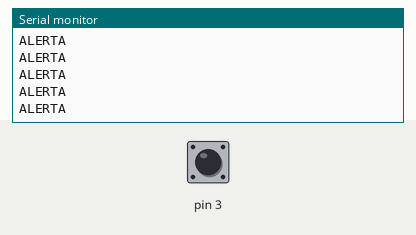
A sketch run on a simulated Arduino Uno, built with avr-gcc and run on an emulated ATmega328P. On the bench: the last lines printed to the serial monitor. Inputs (shaded band) come from the test bench; at power-on: pin 3 LOW.

Above: at 1.2 s.
1.3 s: pin 3 driven HIGH
At 2.3 s:
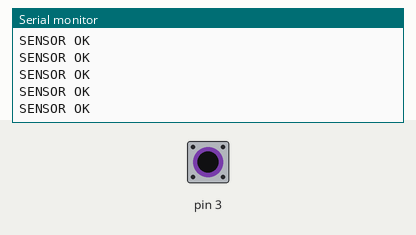
3.2 s: pin 3 pulsed LOW 2 times (0.12 s each, 0.3 s apart)
6.8 s: pin 3 driven LOW
At 7.6 s:
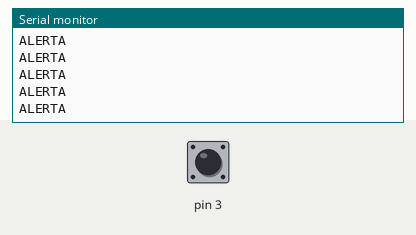
12.8 s: pin 3 driven HIGH
At 13.9 s:
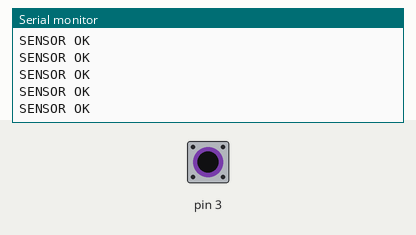

Measured:
- after the input at 1.3 s, the serial monitor: prints a new line after 0.07 s (image 1)
- after the input at 6.8 s, the serial monitor: prints a new line after 0.07 s (image 2)
- after the input at 12.8 s, the serial monitor: prints a new line after 0.08 s (image 3)

The sketch:

UsoDeLRDparaVerDatosEnElMonitorSerial_Pag54_.ino
```cpp
 /* TRANSCRITO POR GUSTAVO JARRO CALLIZAYA*/
 /*DEL*/
 /*TEXTO: ROBOTICA CON ARDUINO 1 (SECUNDARI COMUNITARIA PRODUCTIVA
 * ) "TECHHOME"*/
  /* PRACTICA: USO DE LDR PARA VER DATOS EN EL MONITOR SERIAL
   *  PAGINA 54 DEL TEXTO*   */
int entrada;
void setup() {
  // put your setup code here, to run once:
Serial.begin(9600);
pinMode(3, INPUT);

}

void loop() {
  // put your main code here, to run repeatedly:
entrada=digitalRead(3);
if(entrada==1){
  Serial.println("SENSOR OK");

}
else{
 Serial.println("ALERTA");
}
}
```
